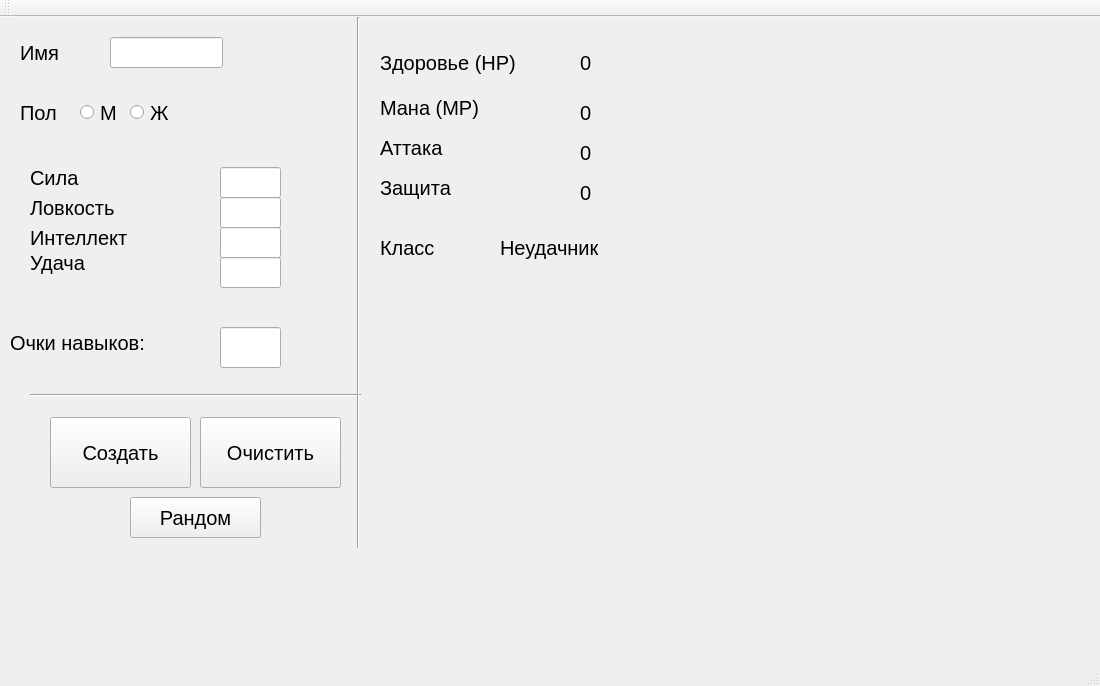
<?xml version="1.0" encoding="UTF-8"?>
<ui version="4.0">
 <class>MainWindow</class>
 <widget class="QMainWindow" name="MainWindow">
  <property name="geometry">
   <rect>
    <x>0</x>
    <y>0</y>
    <width>1100</width>
    <height>686</height>
   </rect>
  </property>
  <property name="font">
   <font>
    <pointsize>15</pointsize>
   </font>
  </property>
  <property name="windowTitle">
   <string>MainWindow</string>
  </property>
  <widget class="QWidget" name="centralWidget">
   <widget class="QLabel" name="label_Name">
    <property name="geometry">
     <rect>
      <x>20</x>
      <y>20</y>
      <width>161</width>
      <height>31</height>
     </rect>
    </property>
    <property name="text">
     <string>Имя</string>
    </property>
   </widget>
   <widget class="QLineEdit" name="lineEdit_Name">
    <property name="geometry">
     <rect>
      <x>110</x>
      <y>20</y>
      <width>113</width>
      <height>31</height>
     </rect>
    </property>
   </widget>
   <widget class="QLabel" name="label_Sex">
    <property name="geometry">
     <rect>
      <x>20</x>
      <y>80</y>
      <width>51</width>
      <height>31</height>
     </rect>
    </property>
    <property name="text">
     <string>Пол</string>
    </property>
   </widget>
   <widget class="QRadioButton" name="radioButton_Sex_M">
    <property name="geometry">
     <rect>
      <x>80</x>
      <y>80</y>
      <width>41</width>
      <height>31</height>
     </rect>
    </property>
    <property name="text">
     <string>М</string>
    </property>
   </widget>
   <widget class="QRadioButton" name="radioButton_Sex_W">
    <property name="geometry">
     <rect>
      <x>130</x>
      <y>80</y>
      <width>71</width>
      <height>31</height>
     </rect>
    </property>
    <property name="text">
     <string>Ж</string>
    </property>
   </widget>
   <widget class="QLabel" name="label_str">
    <property name="geometry">
     <rect>
      <x>30</x>
      <y>150</y>
      <width>91</width>
      <height>21</height>
     </rect>
    </property>
    <property name="text">
     <string>Сила</string>
    </property>
   </widget>
   <widget class="QLabel" name="label_dex">
    <property name="geometry">
     <rect>
      <x>30</x>
      <y>180</y>
      <width>111</width>
      <height>21</height>
     </rect>
    </property>
    <property name="text">
     <string>Ловкость</string>
    </property>
   </widget>
   <widget class="QLabel" name="label_int">
    <property name="geometry">
     <rect>
      <x>30</x>
      <y>210</y>
      <width>131</width>
      <height>21</height>
     </rect>
    </property>
    <property name="text">
     <string>Интеллект</string>
    </property>
   </widget>
   <widget class="QLabel" name="label_luck">
    <property name="geometry">
     <rect>
      <x>30</x>
      <y>230</y>
      <width>151</width>
      <height>31</height>
     </rect>
    </property>
    <property name="text">
     <string>Удача</string>
    </property>
   </widget>
   <widget class="QLineEdit" name="lineEdit_str">
    <property name="geometry">
     <rect>
      <x>220</x>
      <y>150</y>
      <width>61</width>
      <height>31</height>
     </rect>
    </property>
   </widget>
   <widget class="QLineEdit" name="lineEdit_dex">
    <property name="geometry">
     <rect>
      <x>220</x>
      <y>180</y>
      <width>61</width>
      <height>31</height>
     </rect>
    </property>
   </widget>
   <widget class="QLineEdit" name="lineEdit_int">
    <property name="geometry">
     <rect>
      <x>220</x>
      <y>210</y>
      <width>61</width>
      <height>31</height>
     </rect>
    </property>
   </widget>
   <widget class="QLineEdit" name="lineEdit_luck">
    <property name="geometry">
     <rect>
      <x>220</x>
      <y>240</y>
      <width>61</width>
      <height>31</height>
     </rect>
    </property>
   </widget>
   <widget class="QLabel" name="label_Points">
    <property name="geometry">
     <rect>
      <x>10</x>
      <y>300</y>
      <width>171</width>
      <height>51</height>
     </rect>
    </property>
    <property name="text">
     <string>Очки навыков:</string>
    </property>
   </widget>
   <widget class="QLineEdit" name="lineEdit_Points">
    <property name="geometry">
     <rect>
      <x>220</x>
      <y>310</y>
      <width>61</width>
      <height>41</height>
     </rect>
    </property>
   </widget>
   <widget class="QPushButton" name="pushButton_create">
    <property name="geometry">
     <rect>
      <x>50</x>
      <y>400</y>
      <width>141</width>
      <height>71</height>
     </rect>
    </property>
    <property name="text">
     <string>Создать</string>
    </property>
   </widget>
   <widget class="QPushButton" name="pushButton_clear">
    <property name="geometry">
     <rect>
      <x>200</x>
      <y>400</y>
      <width>141</width>
      <height>71</height>
     </rect>
    </property>
    <property name="text">
     <string>Очистить</string>
    </property>
   </widget>
   <widget class="QPushButton" name="pushButton_rand">
    <property name="geometry">
     <rect>
      <x>130</x>
      <y>480</y>
      <width>131</width>
      <height>41</height>
     </rect>
    </property>
    <property name="text">
     <string>Рандом</string>
    </property>
   </widget>
   <widget class="Line" name="line">
    <property name="geometry">
     <rect>
      <x>30</x>
      <y>370</y>
      <width>331</width>
      <height>16</height>
     </rect>
    </property>
    <property name="orientation">
     <enum>Qt::Horizontal</enum>
    </property>
   </widget>
   <widget class="Line" name="line_2">
    <property name="geometry">
     <rect>
      <x>350</x>
      <y>0</y>
      <width>16</width>
      <height>531</height>
     </rect>
    </property>
    <property name="orientation">
     <enum>Qt::Vertical</enum>
    </property>
   </widget>
   <widget class="QLabel" name="label_hp">
    <property name="geometry">
     <rect>
      <x>380</x>
      <y>20</y>
      <width>171</width>
      <height>51</height>
     </rect>
    </property>
    <property name="text">
     <string>Здоровье (НР)</string>
    </property>
   </widget>
   <widget class="QLabel" name="label_mp">
    <property name="geometry">
     <rect>
      <x>380</x>
      <y>70</y>
      <width>121</width>
      <height>41</height>
     </rect>
    </property>
    <property name="text">
     <string>Мана (МР)</string>
    </property>
   </widget>
   <widget class="QLabel" name="label_atk">
    <property name="geometry">
     <rect>
      <x>380</x>
      <y>110</y>
      <width>121</width>
      <height>41</height>
     </rect>
    </property>
    <property name="text">
     <string>Аттака</string>
    </property>
   </widget>
   <widget class="QLabel" name="label_def">
    <property name="geometry">
     <rect>
      <x>380</x>
      <y>150</y>
      <width>121</width>
      <height>41</height>
     </rect>
    </property>
    <property name="text">
     <string>Защита</string>
    </property>
   </widget>
   <widget class="QLabel" name="label_class">
    <property name="geometry">
     <rect>
      <x>380</x>
      <y>210</y>
      <width>121</width>
      <height>41</height>
     </rect>
    </property>
    <property name="text">
     <string>Класс</string>
    </property>
   </widget>
   <widget class="QLabel" name="label_hp_value">
    <property name="geometry">
     <rect>
      <x>580</x>
      <y>20</y>
      <width>121</width>
      <height>51</height>
     </rect>
    </property>
    <property name="text">
     <string>0</string>
    </property>
   </widget>
   <widget class="QLabel" name="label_mp_value">
    <property name="geometry">
     <rect>
      <x>580</x>
      <y>70</y>
      <width>121</width>
      <height>51</height>
     </rect>
    </property>
    <property name="text">
     <string>0</string>
    </property>
   </widget>
   <widget class="QLabel" name="label_class_value">
    <property name="geometry">
     <rect>
      <x>500</x>
      <y>210</y>
      <width>131</width>
      <height>41</height>
     </rect>
    </property>
    <property name="text">
     <string>Неудачник</string>
    </property>
   </widget>
   <widget class="QLabel" name="label_def_value">
    <property name="geometry">
     <rect>
      <x>580</x>
      <y>150</y>
      <width>121</width>
      <height>51</height>
     </rect>
    </property>
    <property name="text">
     <string>0</string>
    </property>
   </widget>
   <widget class="QLabel" name="label_atk_value">
    <property name="geometry">
     <rect>
      <x>580</x>
      <y>110</y>
      <width>121</width>
      <height>51</height>
     </rect>
    </property>
    <property name="text">
     <string>0</string>
    </property>
   </widget>
  </widget>
  <widget class="QMenuBar" name="menuBar">
   <property name="geometry">
    <rect>
     <x>0</x>
     <y>0</y>
     <width>1100</width>
     <height>41</height>
    </rect>
   </property>
  </widget>
  <widget class="QToolBar" name="mainToolBar">
   <attribute name="toolBarArea">
    <enum>TopToolBarArea</enum>
   </attribute>
   <attribute name="toolBarBreak">
    <bool>false</bool>
   </attribute>
  </widget>
  <widget class="QStatusBar" name="statusBar"/>
 </widget>
 <layoutdefault spacing="6" margin="11"/>
 <resources/>
 <connections/>
</ui>
